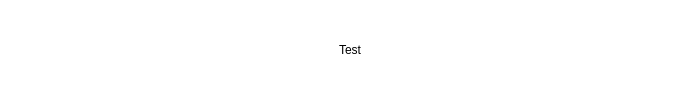
<?xml version="1.0" encoding="UTF-8"?>
<ui version="4.0">
 <class>MainWindow</class>
 <widget class="QMainWindow" name="MainWindow">
  <property name="geometry">
   <rect>
    <x>0</x>
    <y>0</y>
    <width>700</width>
    <height>100</height>
   </rect>
  </property>
  <property name="windowTitle">
   <string>MainWindow</string>
  </property>
  <widget class="QWidget" name="centralwidget">
   <property name="styleSheet">
    <string notr="true">background-color: rgb(255, 255, 255);</string>
   </property>
   <layout class="QGridLayout" name="gridLayout">
    <item row="0" column="0">
     <widget class="QLabel" name="NotificationText">
      <property name="text">
       <string>Test</string>
      </property>
      <property name="alignment">
       <set>Qt::AlignCenter</set>
      </property>
     </widget>
    </item>
   </layout>
  </widget>
 </widget>
 <resources/>
 <connections/>
</ui>
